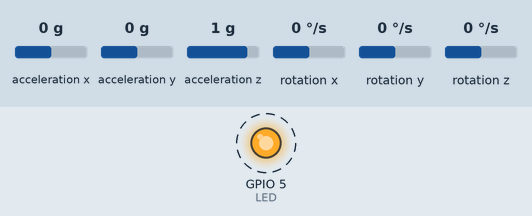
The sketch below on a simulated ESP32. Shown: output pins drawn as LEDs (lit = HIGH). Dashed ring = blinking. Inputs (shaded band) come from the test bench; at power-on: acceleration x 0 g, acceleration y 0 g, acceleration z 1 g, rotation x 0 °/s, rotation y 0 °/s, rotation z 0 °/s. What the sketch prints to the serial monitor is not drawn.

Above: at 5.5 s.
Timing chart, 0 to 8.0 s (numbered marks = the images above):
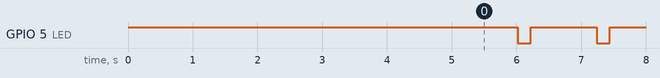

The sketch:

P1_5.ino
```cpp
#include <MPU9250_asukiaaa.h>
#include <Wire.h>

// Definimos los pines del I2C
#ifdef _ESP32_HAL_I2C_H_
#define SDA_PIN 21
#define SCL_PIN 22
#endif

//Definimos el pin del LED
#define LED 5

//Variable para contar 1s
int cont = 0;

//Variables para las aceleraciones de los 3 ejes y una de tipo sensor
MPU9250_asukiaaa mySensor;
float aX, aY, aZ, aSqrt;

void setup() {
  Serial.begin(115200);
  pinMode(LED, OUTPUT);//Inicializamos el LED a encender
  digitalWrite(LED, HIGH);    // Apago LED
#ifdef _ESP32_HAL_I2C_H_
  Wire.begin(SDA_PIN, SCL_PIN); //Inicializar la comunicación en los puertos
  mySensor.setWire(&Wire); //Asociamos el sensor a I2C
#endif

  mySensor.beginAccel();//Arrancamos las medidas de aceleración
  delay(5000);//Añadimos delay de 5s para observar que en pantalla de comando que el setup se arranca bien
}

void loop() {
  uint8_t sensorId;
  int result;
  result = mySensor.readId(&sensorId);//Compruebo que puedo leer del sensor
  if (result != 0) {
    Serial.println("Cannot read sensorId " + String(result));
  }
  if(cont < 10){//Como mido casa 100ms, cuando el contador sea 10 habrá pasado 1s y mostraré valores
    result = mySensor.accelUpdate();
    if (result == 0) {
      //Leo las aceleraciones de los 3 ejes del sensor y la media
      aX = mySensor.accelX();
      aY = mySensor.accelY();
      aZ = mySensor.accelZ();
      aSqrt = mySensor.accelSqrt();
    } else {
      Serial.println("Cannod read accel values " + String(result));
    }
  }else{
    //Mando por UART cada segundo los valores
    Serial.println("Aceleración eje X: " + String(aX));
    Serial.println("Aceleración eje Y: " + String(aY));
    Serial.println("Aceleración eje Z: " + String(aZ));
    Serial.println("Aceleración eje media: " + String(aSqrt));
    cont = 0;//Reseteo contador para volver a contar 1s
    digitalWrite(LED, LOW);   // Enciendo LED
    delay(200);                //Espero 200ms
    digitalWrite(LED, HIGH);    // Apago LED
  }
  // Delay de 100ms para volver a medir y aumento de contador para llegar a 1s para printear valores
  delay(100);
  cont = cont +1;
}
```

Measured:
- by itself, GPIO 5 (LED): alternates HIGH for 1.0 s and LOW for 0.20 s
